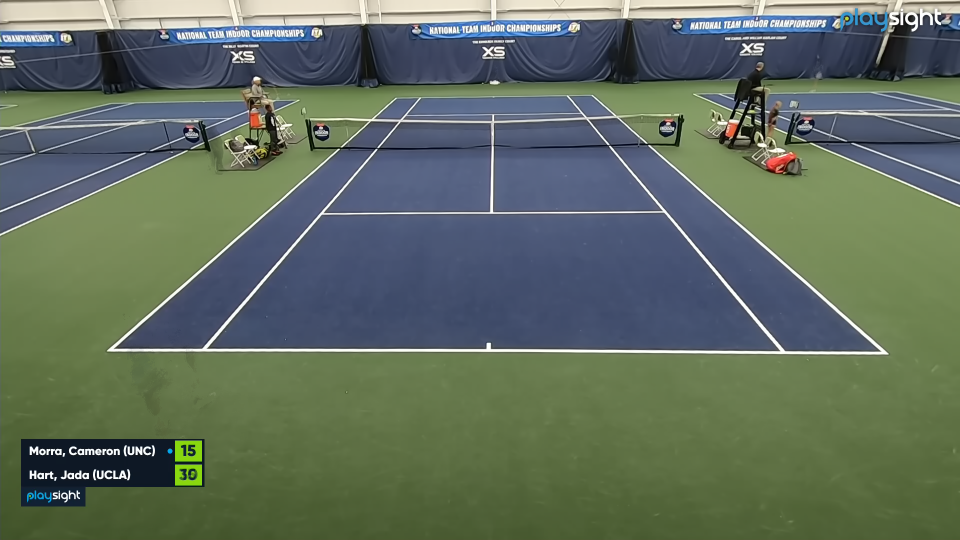
#> input picture pictures/01.png, 1920 x 1080 px (shown at 1/2 size)
$ jupyter execute --allow-errors demo.ipynb
#> lines starting #> are read from the running program, lines starting #| are printed output that depends on the picture
[cell 1]
import os
import os.path as osp
import pprint
import random
import math
import matplotlib as mpl
import matplotlib.pyplot as plt
import numpy as np
import skimage.io
import skimage.transform
import torch
import yaml
from docopt import docopt
import scipy.io as sio

#> (the rest of this cell did not finish here and is left out)

[cell 2]
REJECT_DEGREE_TH = 40.0

[cell 3]
PLTOPTS = {"color": "#33FFFF", "s": 15, "edgecolors": "none", "zorder": 5}
cmap = plt.get_cmap("jet")
norm = mpl.colors.Normalize(vmin=0.9, vmax=1.0)
sm = plt.cm.ScalarMappable(cmap=cmap, norm=norm)
sm.set_array([])

[cell 4]
def c(x):
    return sm.to_rgba(x)

[cell 5]
config_file = "config/wireframe.yaml"
#> (the rest of this cell did not finish here and is left out)

[cell 6]
os.environ["CUDA_VISIBLE_DEVICES"] = "0"
device_name = "cpu"
torch.backends.cudnn.deterministic = True
torch.cuda.manual_seed(0)
#> (this line was passed over: torch is not available in this run)
print("Let's use", torch.cuda.device_count(), "GPU(s)!")
#> (this line was passed over: torch is not available in this run)

#> (a cell that did not finish here is left out)

#> (a cell that did not finish here is left out)

#> (a cell that did not finish here is left out)

[cell 10]
img = "pictures/01.png"
print(f"Processing {img}")
im = skimage.io.imread(img)
#> im is the input picture: shape (1080, 1920, 3); mean R, G, B 96.1, 109.6, 95.7
# cv2.imshow("img",im)
# cv2.waitKey(0)
# display(Image(im))

[cell 11]
if im.ndim == 2:
    im = np.repeat(im[:, :, None], 3, 2)
im = im[:, :, :3]
im_resized = skimage.transform.resize(im, (512, 512)) * 255
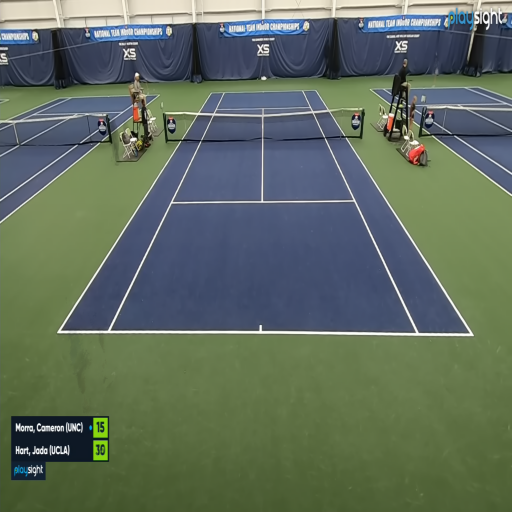
#> im_resized: shape (512, 512, 3) float64; mean R, G, B 96.1, 109.6, 95.7
#> (the rest of this cell did not finish here and is left out)

[cell 12]
# cv2.imshow("img",image)
# cv2.waitKey(0)

#> (a cell that did not finish here is left out)

#> (a cell that did not finish here is left out)

[cell 15]
# postprocess lines to remove overlapped lines
diag = (im.shape[0] ** 2 + im.shape[1] ** 2) ** 0.5
#> diag = 2202.9
#> (the rest of this cell did not finish here and is left out)


$ run again, with pictures/02.png copied over pictures/01.png
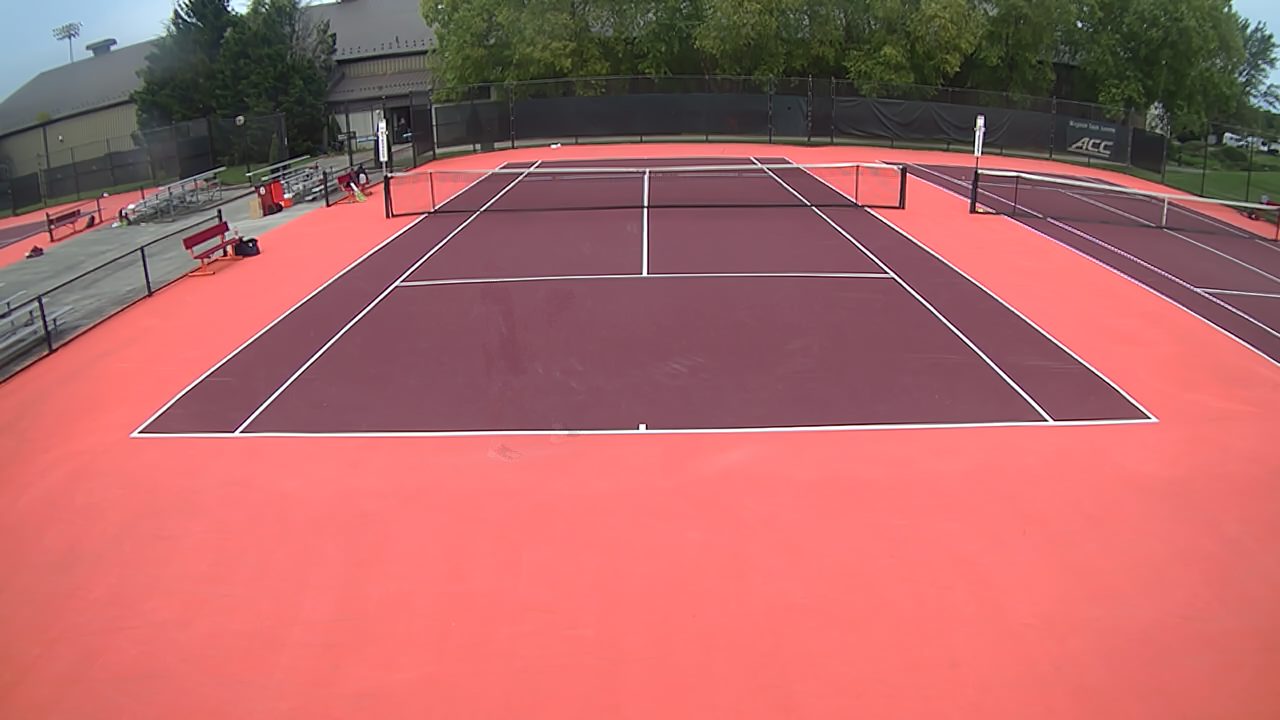
#> input picture pictures/02.png, 1280 x 720 px
#> im is the input picture: shape (720, 1280, 3); mean R, G, B 174.4, 101.9, 101.2
#> `im_resized = skimage.transform.resize(im, (512, 512)) * 255`:
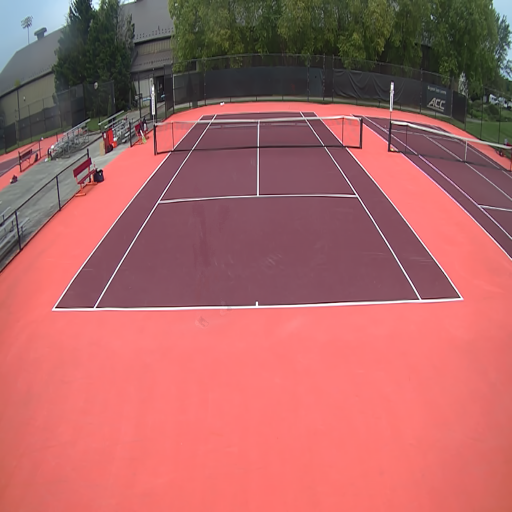
#> im_resized: shape (512, 512, 3) float64; mean R, G, B 174.4, 101.9, 101.2

$ run again, with pictures/03.png copied over pictures/01.png
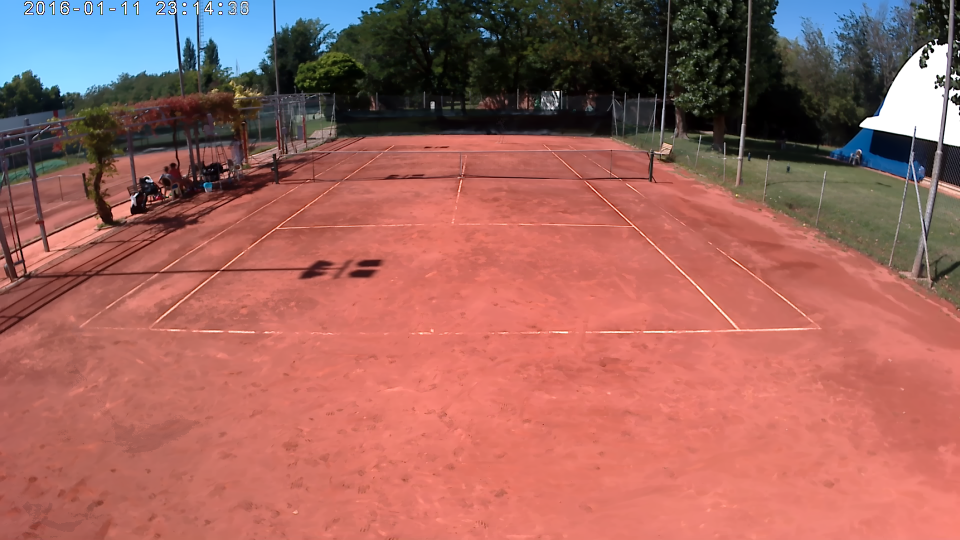
#> input picture pictures/03.png, 1920 x 1080 px (shown at 1/2 size)
#> im is the input picture: shape (1080, 1920, 3); mean R, G, B 160.4, 100.7, 93.5
#> `im_resized = skimage.transform.resize(im, (512, 512)) * 255`:
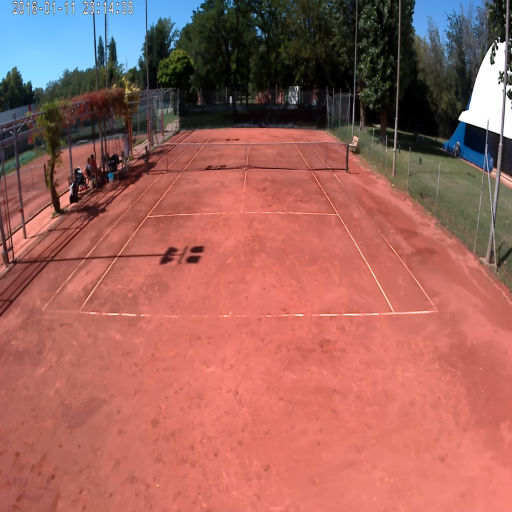
#> im_resized: shape (512, 512, 3) float64; mean R, G, B 160.4, 100.7, 93.5

$ run again, with pictures/05.png copied over pictures/01.png
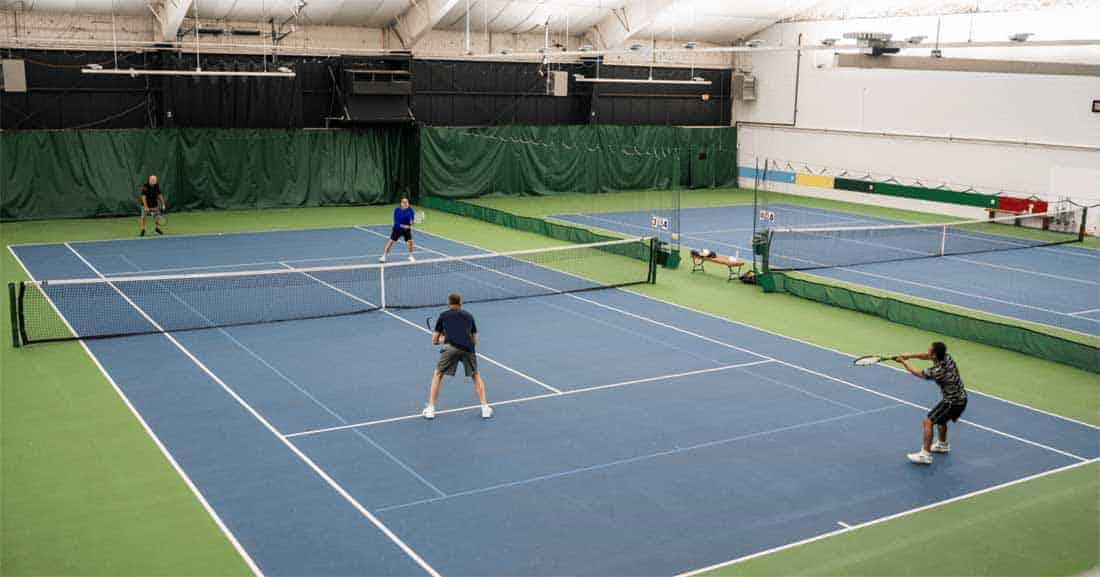
#> input picture pictures/05.png, 1100 x 577 px
#> im is the input picture: shape (577, 1100, 3); mean R, G, B 121.3, 134.4, 128.4
#> `im_resized = skimage.transform.resize(im, (512, 512)) * 255`:
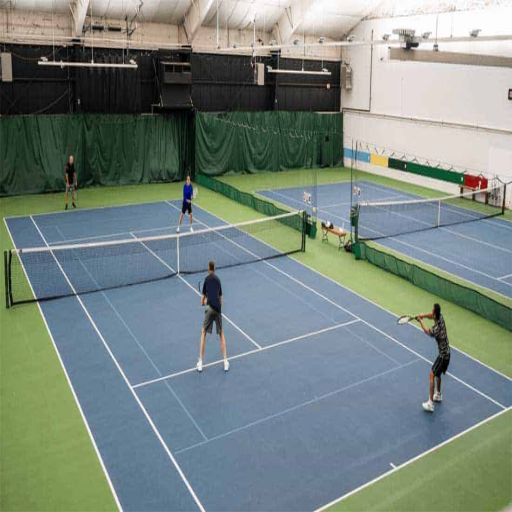
#> im_resized: shape (512, 512, 3) float64; mean R, G, B 121.3, 134.4, 128.4
